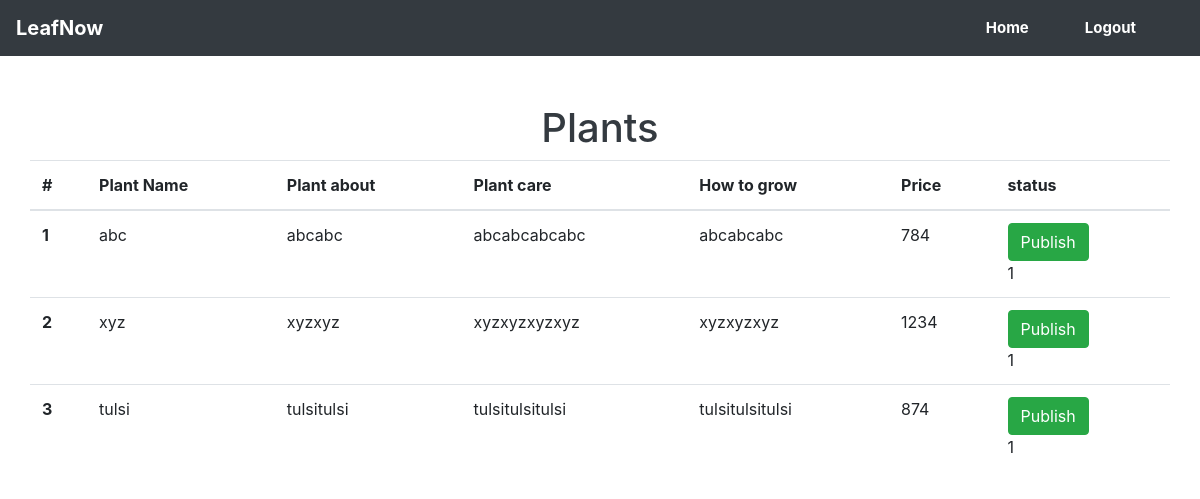
Page /admin/admin_welcome.php (signed in) on the earlier database version.
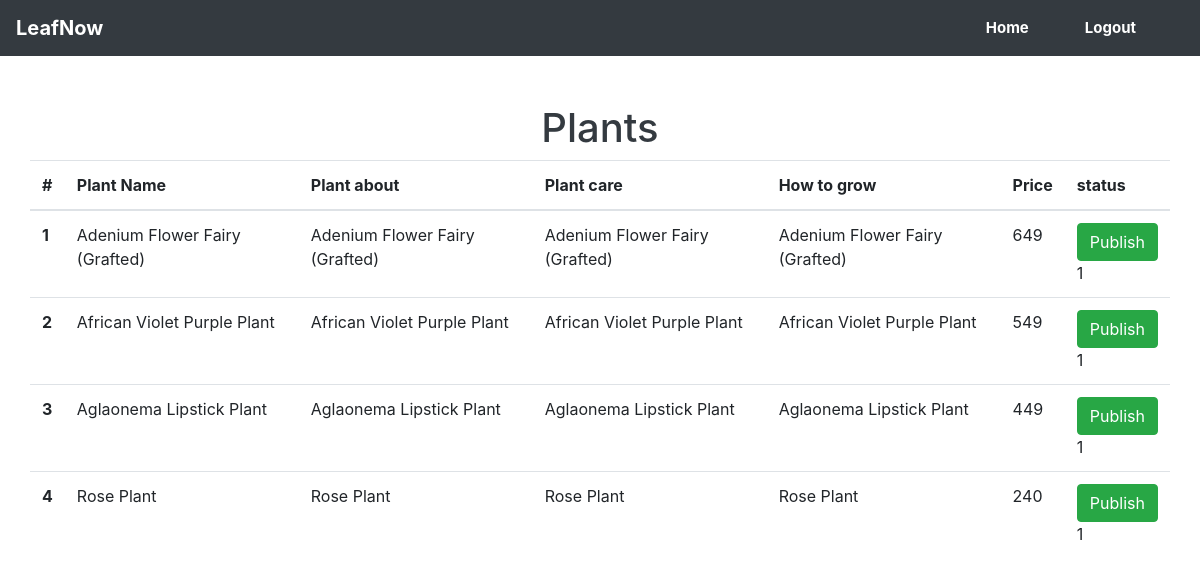
Same page on the later database version.
### tables this page shows
CREATE TABLE `plant` (
  `seller_id` int(11) NOT NULL,
  `plant_id` int(255) NOT NULL,
  `plant_name` varchar(255) NOT NULL,
  `plant_price` int(50) NOT NULL,
  `about` varchar(255) NOT NULL,
  `grow` varchar(255) NOT NULL,
  `plant_care` varchar(255) NOT NULL,
  `status` tinyint(1) NOT NULL DEFAULT 0
);

### admin/admin_welcome.php (the view, shortened to what this page needs)
<!DOCTYPE html>
<html lang="en">
<head>
    <link rel="stylesheet" href="https://cdn.jsdelivr.net/npm/bootstrap@4.5.3/dist/css/bootstrap.min.css"
>
        <link rel="stylesheet" href="../style.css">
</head>
<body>
    <?php    include '../include/_dbconnect.php';       ?>
    <nav class="navbar navbar-expand-lg navbar-dark bg-dark">
        <a class="navbar-brand" href="#">LeafNow</a>
        <div class="collapse navbar-collapse" id="navbarSupportedContent">
    <ul class="navbar-nav ml-auto">
      <li class="nav-item active">
        <a class="nav-link" href="index.php">Home <span class="sr-only"></span></a>
      </li>
      <li class="nav-item">
        <a class="nav-link" href="logout.php">Logout</a>
      </li>
    </ul>
  </div>
    </nav>
<div class="container-fluid mt-4 pt-4" style="margin-bottom:12rem;">
        <div class="container-fluid">
            <table class="table table-responsive-sm  table-responsive-md ">
                <thead class="thead">
                    <h1 class="text-dark text-center">Plants</h1>
                    <tr>
                        <th scope="col">#</th>
                        <th scope="col">Plant Name</th>
                        <th scope="col">Plant about</th>
                        <th scope="col">Plant care</th>
                        <th scope="col">How to grow</th>
                        <th scope="col">Price</th>
                        <th scope="col">status</th>
                    </tr>
                </thead>
                <tbody>
                    <?php
                    $sql = "SELECT * FROM `plant`";
                    $result = mysqli_query($conn ,$sql);
                    $count=0;
                    while($row = mysqli_fetch_assoc($result)){
                          $plant_id=$row['plant_id'];
                          $plant_name=$row['plant_name'];
                          $plant_care=$row['plant_care'];
                          $grow=$row['grow'];
                          $about=$row['about'];
                          $plant_price=$row['plant_price'];
                          $status=$row['status'];
                          $count++;
                          echo'<tr>
                            <th scope="row">'.$count.'</th>
                            <td>'.$plant_name.'</td>
                            <td>'.$about.'</td>
                            <td>'.$plant_care.'</td>
                            <td>'.$grow.'</td>
                            <td>'.$plant_price.'</td>
                            <td><a class="btn btn-success"  href="change_status.php?plant_id='.$plant_id.'" >Publish</a><br>'.$status.'</td>
                          </tr>';
                      }
                    ?>
                </tbody>
            </table>
        </div>
    </div>
</body>
</html>

### style.css (style rules this page uses)
* { margin: 0; padding: 0; }
nav { font-size: 15px; }
nav a { margin-right: 40px; font-weight: bold; color: #ffff !important; }

Differences in the rows shown:
removed plant: plant_name "abc", about "abcabc", plant_care "abcabcabcabc", grow "abcabcabc", plant_price "784", status "1"
removed plant: plant_name "xyz", about "xyzxyz", plant_care "xyzxyzxyzxyz", grow "xyzxyzxyz", plant_price "1234", status "1"
removed plant: plant_name "tulsi", about "tulsitulsi", plant_care "tulsitulsitulsi", grow "tulsitulsitulsi", plant_price "874", status "1"
added plant: plant_name "Adenium Flower Fairy (Grafted)", about "Adenium Flower Fairy (Grafted)", plant_care "Adenium Flower Fairy (Grafted)", grow "Adenium Flower Fairy (Grafted)", plant_price "649", status "1"
added plant: plant_name "African Violet Purple Plant", about "African Violet Purple Plant", plant_care "African Violet Purple Plant", grow "African Violet Purple Plant", plant_price "549", status "1"
added plant: plant_name "Aglaonema Lipstick Plant", about "Aglaonema Lipstick Plant", plant_care "Aglaonema Lipstick Plant", grow "Aglaonema Lipstick Plant", plant_price "449", status "1"
added plant: plant_name "Rose Plant", about "Rose Plant", plant_care "Rose Plant", grow "Rose Plant", plant_price "240", status "1"
